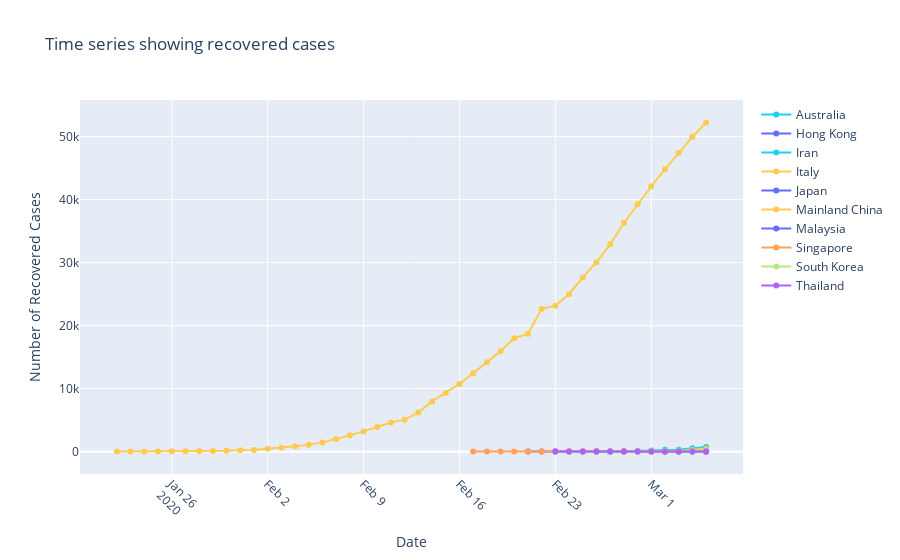

The cell this chart's notebook holds for it:
### Markdown cell above
**Look at recovered cases**

### Code cell
# Recovered Cases 

# Let's look at totals by country instead of by province 
recovered = recovered_data.drop(columns=["Lat","Long"]).groupby('Country/Region').sum()
recovered = recovered.transpose()

fig = go.Figure()
for country in recovered.columns:
    t = toTimeSeries(recovered[recovered[country]>20].index)
    y = recovered[recovered[country]>20][country]
    fig.add_trace(go.Scatter(x=t,y=y, mode='lines+markers',name=country))
fig.update_layout(title="Time series showing recovered cases", xaxis_title='Date',yaxis_title='Number of Recovered Cases',xaxis=dict(tickangle=45))
fig.show()

### Figure 1 — Plotly figure (JSON) as saved in the notebook; plotly's stock layout.template omitted (floating-point values rounded to 4 significant figures)
{"data": [{"mode": "lines+markers", "name": "Afghanistan", "type": "scatter", "x": [], "y": []}, {"mode": "lines+markers", "name": "Algeria", "type": "scatter", "x": [], "y": []}, {"mode": "lines+markers", "name": "Andorra", "type": "scatter", "x": [], "y": []}, {"mode": "lines+markers", "name": "Argentina", "type": "scatter", "x": [], "y": []}, {"mode": "lines+markers", "name": "Armenia", "type": "scatter", "x": [], "y": []}, {"mode": "lines+markers", "name": "Australia", "type": "scatter", "x": ["2020-03-05T00:00:00"], "y": [21]}, {"mode": "lines+markers", "name": "Austria", "type": "scatter", "x": [], "y": []}, {"mode": "lines+markers", "name": "Azerbaijan", "type": "scatter", "x": [], "y": []}, {"mode": "lines+markers", "name": "Bahrain", "type": "scatter", "x": [], "y": []}, {"mode": "lines+markers", "name": "Belarus", "type": "scatter", "x": [], "y": []}, {"mode": "lines+markers", "name": "Belgium", "type": "scatter", "x": [], "y": []}, {"mode": "lines+markers", "name": "Bosnia and Herzegovina", "type": "scatter", "x": [], "y": []}, {"mode": "lines+markers", "name": "Brazil", "type": "scatter", "x": [], "y": []}, {"mode": "lines+markers", "name": "Cambodia", "type": "scatter", "x": [], "y": []}, {"mode": "lines+markers", "name": "Canada", "type": "scatter", "x": [], "y": []}, {"mode": "lines+markers", "name": "Chile", "type": "scatter", "x": [], "y": []}, {"mode": "lines+markers", "name": "Croatia", "type": "scatter", "x": [], "y": []}, {"mode": "lines+markers", "name": "Czech Republic", "type": "scatter", "x": [], "y": []}, {"mode": "lines+markers", "name": "Denmark", "type": "scatter", "x": [], "y": []}, {"mode": "lines+markers", "name": "Dominican Republic", "type": "scatter", "x": [], "y": []}, {"mode": "lines+markers", "name": "Ecuador", "type": "scatter", "x": [], "y": []}, {"mode": "lines+markers", "name": "Egypt", "type": "scatter", "x": [], "y": []}, {"mode": "lines+markers", "name": "Estonia", "type": "scatter", "x": [], "y": []}, {"mode": "lines+markers", "name": "Faroe Islands", "type": "scatter", "x": [], "y": []}, {"mode": "lines+markers", "name": "Finland", "type": "scatter", "x": [], "y": []}, {"mode": "lines+markers", "name": "France", "type": "scatter", "x": [], "y": []}, {"mode": "lines+markers", "name": "Georgia", "type": "scatter", "x": [], "y": []}, {"mode": "lines+markers", "name": "Germany", "type": "scatter", "x": [], "y": []}, {"mode": "lines+markers", "name": "Gibraltar", "type": "scatter", "x": [], "y": []}, {"mode": "lines+markers", "name": "Greece", "type": "scatter", "x": [], "y": []}, {"mode": "lines+markers", "name": "Hong Kong", "type": "scatter", "x": ["2020-02-26T00:00:00", "2020-02-27T00:00:00", "2020-02-28T00:00:00", "2020-02-29T00:00:00", "2020-03-01T00:00:00", "2020-03-02T00:00:00", "2020-03-03T00:00:00", "2020-03-04T00:00:00", "2020-03-05T00:00:00"], "y": [24, 24, 30, 33, 36, 36, 37, 37, 43]}, {"mode": "lines+markers", "name": "Hungary", "type": "scatter", "x": [], "y": []}, {"mode": "lines+markers", "name": "Iceland", "type": "scatter", "x": [], "y": []}, {"mode": "lines+markers", "name": "India", "type": "scatter", "x": [], "y": []}, {"mode": "lines+markers", "name": "Indonesia", "type": "scatter", "x": [], "y": []}, {"mode": "lines+markers", "name": "Iran", "type": "scatter", "x": ["2020-02-26T00:00:00", "2020-02-27T00:00:00", "2020-02-28T00:00:00", "2020-02-29T00:00:00", "2020-03-01T00:00:00", "2020-03-02T00:00:00", "2020-03-03T00:00:00", "2020-03-04T00:00:00", "2020-03-05T00:00:00"], "y": [49, 49, 73, 123, 175, 291, 291, 552, 739]}, {"mode": "lines+markers", "name": "Iraq", "type": "scatter", "x": [], "y": []}, {"mode": "lines+markers", "name": "Ireland", "type": "scatter", "x": [], "y": []}, {"mode": "lines+markers", "name": "Israel", "type": "scatter", "x": [], "y": []}, {"mode": "lines+markers", "name": "Italy", "type": "scatter", "x": ["2020-02-27T00:00:00", "2020-02-28T00:00:00", "2020-02-29T00:00:00", "2020-03-01T00:00:00", "2020-03-02T00:00:00", "2020-03-03T00:00:00", "2020-03-04T00:00:00", "2020-03-05T00:00:00"], "y": [45, 46, 46, 83, 149, 160, 276, 414]}, {"mode": "lines+markers", "name": "Japan", "type": "scatter", "x": ["2020-02-21T00:00:00", "2020-02-22T00:00:00", "2020-02-23T00:00:00", "2020-02-24T00:00:00", "2020-02-25T00:00:00", "2020-02-26T00:00:00", "2020-02-27T00:00:00", "2020-02-28T00:00:00", "2020-02-29T00:00:00", "2020-03-01T00:00:00", "2020-03-02T00:00:00", "2020-03-03T00:00:00", "2020-03-04T00:00:00", "2020-03-05T00:00:00"], "y": [22, 22, 22, 22, 22, 22, 22, 22, 32, 32, 32, 43, 43, 43]}, {"mode": "lines+markers", "name": "Jordan", "type": "scatter", "x": [], "y": []}, {"mode": "lines+markers", "name": "Kuwait", "type": "scatter", "x": [], "y": []}, {"mode": "lines+markers", "name": "Latvia", "type": "scatter", "x": [], "y": []}, {"mode": "lines+markers", "name": "Lebanon", "type": "scatter", "x": [], "y": []}, {"mode": "lines+markers", "name": "Liechtenstein", "type": "scatter", "x": [], "y": []}, {"mode": "lines+markers", "name": "Lithuania", "type": "scatter", "x": [], "y": []}, {"mode": "lines+markers", "name": "Luxembourg", "type": "scatter", "x": [], "y": []}, {"mode": "lines+markers", "name": "Macau", "type": "scatter", "x": [], "y": []}, {"mode": "lines+markers", "name": "Mainland China", "type": "scatter", "x": ["2020-01-22T00:00:00", "2020-01-23T00:00:00", "2020-01-24T00:00:00", "2020-01-25T00:00:00", "2020-01-26T00:00:00", "2020-01-27T00:00:00", "2020-01-28T00:00:00", "2020-01-29T00:00:00", "2020-01-30T00:00:00", "2020-01-31T00:00:00", "2020-02-01T00:00:00", "2020-02-02T00:00:00", "2020-02-03T00:00:00", "2020-02-04T00:00:00", "2020-02-05T00:00:00", "2020-02-06T00:00:00", "2020-02-07T00:00:00", "2020-02-08T00:00:00", "2020-02-09T00:00:00", "2020-02-10T00:00:00", "2020-02-11T00:00:00", "2020-02-12T00:00:00", "2020-02-13T00:00:00", "2020-02-14T00:00:00", "2020-02-15T00:00:00", "2020-02-16T00:00:00", "2020-02-17T00:00:00", "2020-02-18T00:00:00", "2020-02-19T00:00:00", "2020-02-20T00:00:00", "2020-02-21T00:00:00", "2020-02-22T00:00:00", "2020-02-23T00:00:00", "2020-02-24T00:00:00", "2020-02-25T00:00:00", "2020-02-26T00:00:00", "2020-02-27T00:00:00", "2020-02-28T00:00:00", "2020-02-29T00:00:00", "2020-03-01T00:00:00", "2020-03-02T00:00:00", "2020-03-03T00:00:00", "2020-03-04T00:00:00", "2020-03-05T00:00:00"], "y": [28, 30, 36, 39, 49, 58, 101, 120, 135, 214, 275, 463, 614, 843, 1115, 1476, 1998, 2595, 3218, 3917, 4635, 5079, 6213, 7973, 9294, 10748, 12455, 14199, 15952, 18002, 18693, 22687, 23170, 24990, 27650, 30053, 32898, 36291, 39279, 42118, 44810, 47404, 49955, 52240]}, {"mode": "lines+markers", "name": "Malaysia", "type": "scatter", "x": ["2020-03-03T00:00:00", "2020-03-04T00:00:00", "2020-03-05T00:00:00"], "y": [22, 22, 22]}, {"mode": "lines+markers", "name": "Mexico", "type": "scatter", "x": [], "y": []}, {"mode": "lines+markers", "name": "Monaco", "type": "scatter", "x": [], "y": []}, {"mode": "lines+markers", "name": "Morocco", "type": "scatter", "x": [], "y": []}, {"mode": "lines+markers", "name": "Nepal", "type": "scatter", "x": [], "y": []}, {"mode": "lines+markers", "name": "Netherlands", "type": "scatter", "x": [], "y": []}, {"mode": "lines+markers", "name": "New Zealand", "type": "scatter", "x": [], "y": []}, {"mode": "lines+markers", "name": "Nigeria", "type": "scatter", "x": [], "y": []}, {"mode": "lines+markers", "name": "North Macedonia", "type": "scatter", "x": [], "y": []}, {"mode": "lines+markers", "name": "Norway", "type": "scatter", "x": [], "y": []}, {"mode": "lines+markers", "name": "Oman", "type": "scatter", "x": [], "y": []}, {"mode": "lines+markers", "name": "Others", "type": "scatter", "x": [], "y": []}, {"mode": "lines+markers", "name": "Pakistan", "type": "scatter", "x": [], "y": []}, {"mode": "lines+markers", "name": "Palestine", "type": "scatter", "x": [], "y": []}, {"mode": "lines+markers", "name": "Philippines", "type": "scatter", "x": [], "y": []}, {"mode": "lines+markers", "name": "Poland", "type": "scatter", "x": [], "y": []}, {"mode": "lines+markers", "name": "Portugal", "type": "scatter", "x": [], "y": []}, {"mode": "lines+markers", "name": "Qatar", "type": "scatter", "x": [], "y": []}, {"mode": "lines+markers", "name": "Romania", "type": "scatter", "x": [], "y": []}, {"mode": "lines+markers", "name": "Russia", "type": "scatter", "x": [], "y": []}, {"mode": "lines+markers", "name": "Saint Barthelemy", "type": "scatter", "x": [], "y": []}, {"mode": "lines+markers", "name": "San Marino", "type": "scatter", "x": [], "y": []}, {"mode": "lines+markers", "name": "Saudi Arabia", "type": "scatter", "x": [], "y": []}, {"mode": "lines+markers", "name": "Senegal", "type": "scatter", "x": [], "y": []}, {"mode": "lines+markers", "name": "Singapore", "type": "scatter", "x": ["2020-02-17T00:00:00", "2020-02-18T00:00:00", "2020-02-19T00:00:00", "2020-02-20T00:00:00", "2020-02-21T00:00:00", "2020-02-22T00:00:00", "2020-02-23T00:00:00", "2020-02-24T00:00:00", "2020-02-25T00:00:00", "2020-02-26T00:00:00", "2020-02-27T00:00:00", "2020-02-28T00:00:00", "2020-02-29T00:00:00", "2020-03-01T00:00:00", "2020-03-02T00:00:00", "2020-03-03T00:00:00", "2020-03-04T00:00:00", "2020-03-05T00:00:00"], "y": [24, 29, 34, 34, 37, 37, 51, 51, 53, 62, 62, 62, 72, 72, 78, 78, 78, 78]}, {"mode": "lines+markers", "name": "Slovenia", "type": "scatter", "x": [], "y": []}, {"mode": "lines+markers", "name": "South Africa", "type": "scatter", "x": [], "y": []}, {"mode": "lines+markers", "name": "South Korea", "type": "scatter", "x": ["2020-02-25T00:00:00", "2020-02-26T00:00:00", "2020-02-27T00:00:00", "2020-02-28T00:00:00", "2020-02-29T00:00:00", "2020-03-01T00:00:00", "2020-03-02T00:00:00", "2020-03-03T00:00:00", "2020-03-04T00:00:00", "2020-03-05T00:00:00"], "y": [22, 22, 22, 22, 27, 30, 30, 30, 41, 41]}, {"mode": "lines+markers", "name": "Spain", "type": "scatter", "x": [], "y": []}, {"mode": "lines+markers", "name": "Sri Lanka", "type": "scatter", "x": [], "y": []}, {"mode": "lines+markers", "name": "Sweden", "type": "scatter", "x": [], "y": []}, {"mode": "lines+markers", "name": "Switzerland", "type": "scatter", "x": [], "y": []}, {"mode": "lines+markers", "name": "Taiwan", "type": "scatter", "x": [], "y": []}, {"mode": "lines+markers", "name": "Thailand", "type": "scatter", "x": ["2020-02-23T00:00:00", "2020-02-24T00:00:00", "2020-02-25T00:00:00", "2020-02-26T00:00:00", "2020-02-27T00:00:00", "2020-02-28T00:00:00", "2020-02-29T00:00:00", "2020-03-01T00:00:00", "2020-03-02T00:00:00", "2020-03-03T00:00:00", "2020-03-04T00:00:00", "2020-03-05T00:00:00"], "y": [21, 21, 22, 22, 22, 28, 28, 28, 31, 31, 31, 31]}, {"mode": "lines+markers", "name": "Tunisia", "type": "scatter", "x": [], "y": []}, {"mode": "lines+markers", "name": "UK", "type": "scatter", "x": [], "y": []}, {"mode": "lines+markers", "name": "US", "type": "scatter", "x": [], "y": []}, {"mode": "lines+markers", "name": "Ukraine", "type": "scatter", "x": [], "y": []}, {"mode": "lines+markers", "name": "United Arab Emirates", "type": "scatter", "x": [], "y": []}, {"mode": "lines+markers", "name": "Vietnam", "type": "scatter", "x": [], "y": []}], "layout": {"title": {"text": "Time series showing recovered cases"}, "xaxis": {"tickangle": 45, "title": {"text": "Date"}}, "yaxis": {"title": {"text": "Number of Recovered Cases"}}}}
